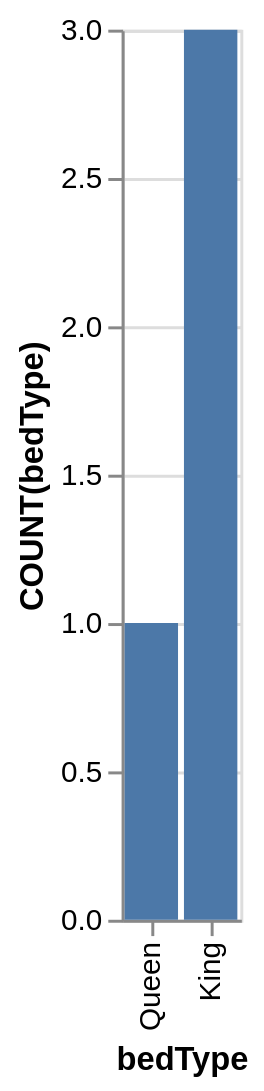

This figure's Vega-Lite source:
### Vega-Lite specification from a JSON file in a GitHub repository (floating-point values rounded to 4 significant figures)
{"data": {"values": [{"x_data": "Queen", "y_data": 1}, {"x_data": "King", "y_data": 3}]}, "mark": "bar", "encoding": {"x": {"field": "x_data", "type": "nominal", "title": "bedType", "sort": {"op": "sum", "field": "y_data", "order": "ascending"}}, "y": {"field": "y_data", "type": "quantitative", "title": "COUNT(bedType)"}}}
